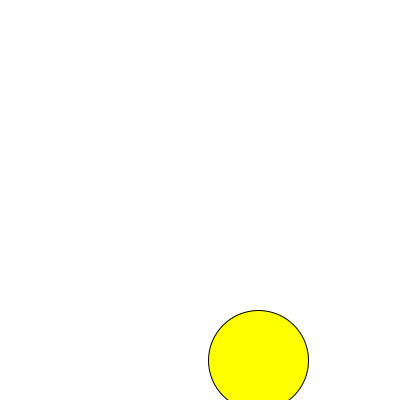
Frame 1 (no input)
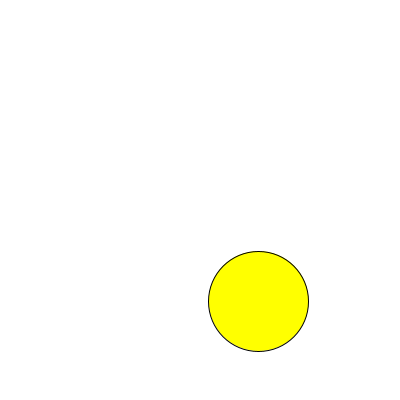
Frame 60 (the mouse pressed at the canvas centre just before this capture)
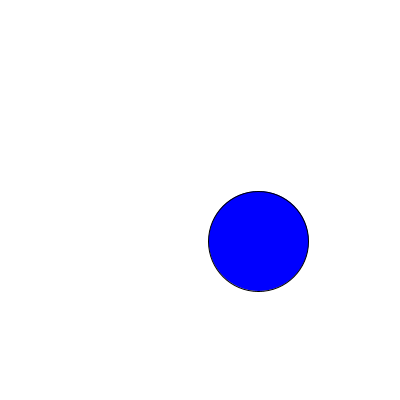
Frame 120 (the mouse held since frame 60 and released just before this capture)

The Processing sketch that drew these frames (run headless with seeded random() and noise(); from frame 60 on, the mouse is pressed at the canvas centre):

// Processing sketch: objects_demo_mousepress
// ── objects_demo_mousepress.pde
Bubble bubble1;

void setup() {
  size(400, 400);
  bubble1 = new Bubble();
}

void draw() {
  background (255);

  bubble1.display();
  bubble1.move();
}

void mousePressed() {
  
  bubble1.changeColor(); 
}



// ── Bubble.pde
class Bubble {
  float x;
  float y;

  color bcolor = color(255, 255, 0);

  // Constructor
  // The object's "setup"
  Bubble() {
    x = random(width);
    y = 360;
  }

  void display() {
    fill(bcolor);    
    stroke(0);
    ellipse(x, y, 100, 100);
  }

  void move() {
    y = y - 1;
  }
  
  void changeColor() {
    bcolor = color(0,0,255); 
  }
}
